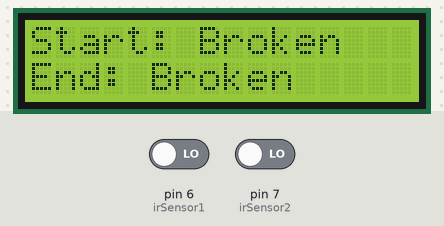
The sketch below on a simulated Arduino Uno, built with avr-gcc and run on an emulated ATmega328P. On the bench: 16×2 character LCD. Inputs (shaded band) come from the test bench; at power-on: pin 6 (irSensor1) LOW, pin 7 (irSensor2) LOW.

Above: at 1.2 s.
1.3 s: pin 6 (irSensor1) driven HIGH
At 1.7 s:
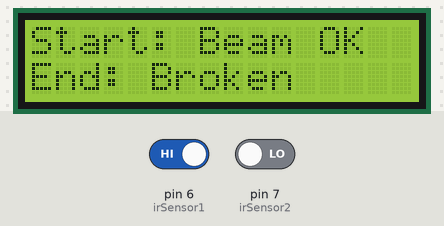
2.8 s: pin 7 (irSensor2) driven HIGH
At 4.0 s:
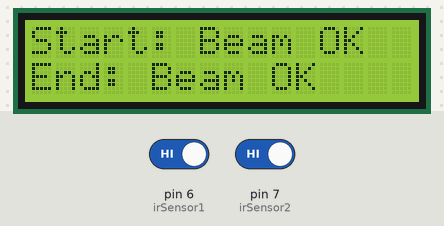
4.3 s: pin 6 (irSensor1) driven LOW
At 5.2 s:
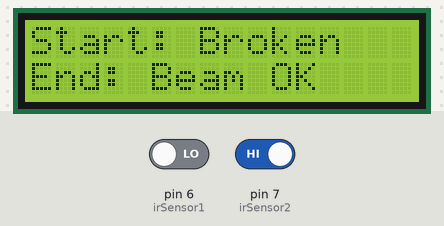
5.8 s: pin 7 (irSensor2) driven LOW
At 6.4 s:
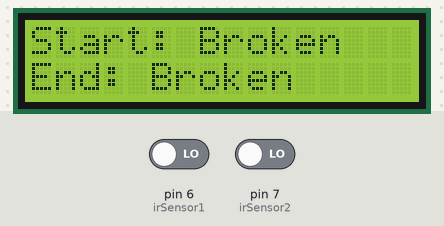
Timing chart, 0 to 8.3 s (numbered marks = the images above; inputs shaded):
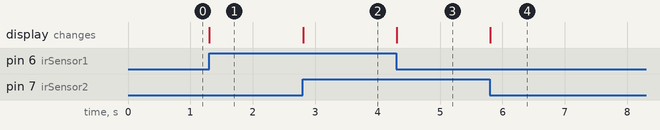

The sketch:

testFULLIR.ino
```cpp
#include <LiquidCrystal.h>

// Pin definitions for LCD
LiquidCrystal lcd(13, 12, 8, 9, 10, 11);

// Pin definitions for LEDs and IR sensors
const int irSensor1 = 6;     // IR receiver 1 connected to pin 6
const int irSensor2 = 7;     // IR receiver 2 connected to pin 7

void setup() {
  // Initialize the LCD
  lcd.begin(16, 2); // LCD has 16 columns and 2 rows

  // Set IR sensor pins as input
  pinMode(irSensor1, INPUT);
  pinMode(irSensor2, INPUT);

  // Display initial message
  lcd.setCursor(0, 0);
  lcd.print("Start: Unknown");
  lcd.setCursor(0, 1);
  lcd.print("End: Unknown");
}

void loop() {
  // Read IR sensor states
  int sensor1State = digitalRead(irSensor1);
  int sensor2State = digitalRead(irSensor2);

  // IR sensor 1
  if (sensor1State == HIGH) {
    lcd.setCursor(7, 0);
    lcd.print("Beam OK  "); // "Beam OK" and padding spaces to clear old data
  } else {
    lcd.setCursor(7, 0);
    lcd.print("Broken   "); // "Broken" and padding spaces to clear old data
  }

  // IR sensor 2
  if (sensor2State == HIGH) {
    lcd.setCursor(5, 1);
    lcd.print("Beam OK  "); // "Beam OK" and padding spaces to clear old data
  } else {
    lcd.setCursor(5, 1);
    lcd.print("Broken   "); // "Broken" and padding spaces to clear old data
  }
}
```

Measured:
- after the input at 1.3 s, the display: changes at once (image 1)
- after the input at 2.8 s, the display: changes at once (image 2)
- after the input at 4.3 s, the display: changes at once (image 3)
- after the input at 5.8 s, the display: changes at once (image 4)
